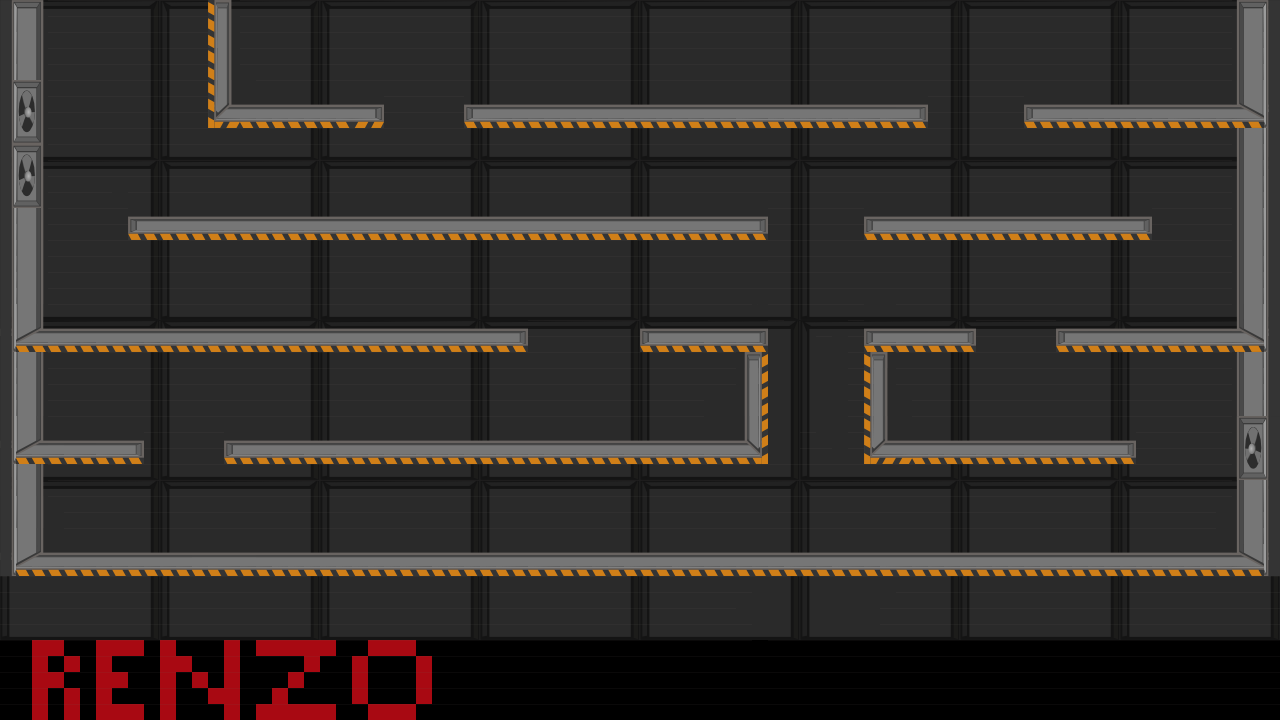

This is a level from a 2D game, rendered from its Tiled map with the project's own tilesets. A one-line summary and the map file follow, with tile-layer data summarised:
An orthogonal 80x45 tile map with 16x16 px tiles, 2 tile layers (Tile Layer 1, Tile Layer 2), 3 tilesets.

<map version="1.0" tiledversion="2018.04.18" orientation="orthogonal" renderorder="right-down" width="80" height="45" tilewidth="16" tileheight="16" infinite="0" nextobjectid="1">
 <tileset firstgid="1" source="Background.tsx" />
 <tileset firstgid="1501" source="Factory 2.tsx" />
 <tileset firstgid="3101" source="Colors.tsx" />
 <layer name="Tile Layer 1" width="80" height="45">
  <data>[3600 cells, 3600 non-empty, 102 distinct tile ids]</data>
 </layer>
 <layer name="Tile Layer 2" width="80" height="45">
  <data>[3600 cells, 3600 non-empty, 130 distinct tile ids]</data>
 </layer>
</map>
